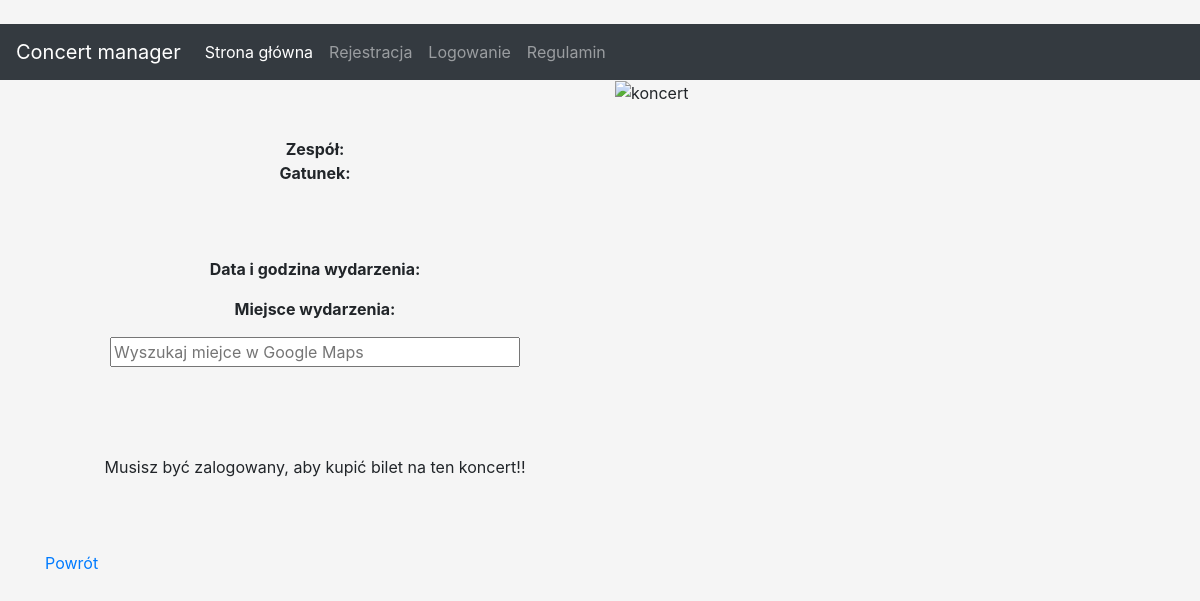
/show/6, run on an earlier commit of the app's database.
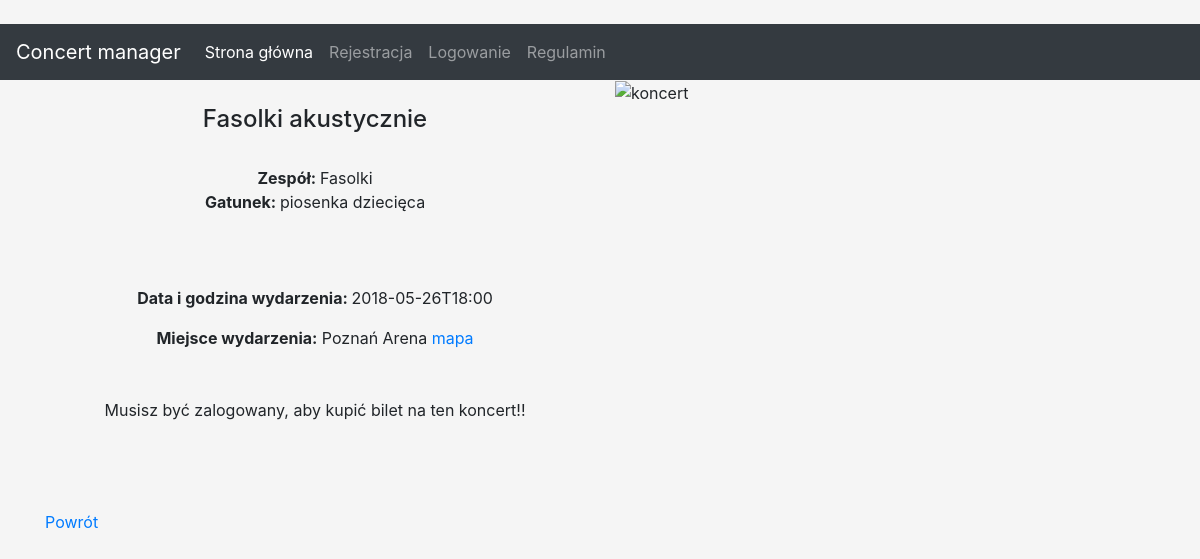
And on a later commit of the database.
### models.py (models this page shows, shortened)
class Concert(db.Model):
    __tablename__ = 'concert'
    id = Column(Integer, autoincrement=True, primary_key=True)
    band = db.Column(String(30))
    name = db.Column(db.String(100))
    opis = db.Column(String(200), default="")
    gatunek = db.Column(String(20))
    price_plyta_ticket = db.Column(db.Float)
    price_trybuny_ticket = db.Column(db.Float)
    price_gc_ticket = db.Column(db.Float)
    price_vip_ticket = db.Column(db.Float)
    nr_plyta_ticket = db.Column(Integer)
    nr_trybuny_ticket = db.Column(Integer)
    nr_gc_ticket = db.Column(Integer)
    nr_vip_ticket = db.Column(Integer)
    data = db.Column(db.String(20))
    venue = db.Column(String(30))

### views.py (the view)
@app.route('/show/<int:id>', methods=['GET', 'POST'])
def show(id):
    koncert = Concert.query.get(id)
    return render_template('koncert.html', id = id, koncert = koncert)

### templates/koncert.html (shortened to what this page needs)
{% extends "_base.html" %}
{% set page_id = 'info' %}
{% block content %}
  <div class="row">
    <div class="col-6 a" >
      <br>
      <h4>{{ koncert.name }} </h4>
        <br>
        <b>Zespół: </b>{{ koncert.band }} <br>
      <b>Gatunek: </b>{{ koncert.gatunek }} <br>
    <br>{{ koncert.opis }}<br><br>
    <p><b>Data i godzina wydarzenia: </b>{{koncert.data}}</p>
        <p><b>Miejsce wydarzenia:</b> {{koncert.venue}}
            {%if koncert.venue == "Poznań Zamek"%}
            <a href="https://goo.gl/maps/yMxREW5p11E2" target="_blank">mapa</a>
            {%elif koncert.venue == "Poznań Arena"%}
            <a href="https://goo.gl/maps/AR1JB3qTx2U2" target="_blank">mapa</a>
            {%elif koncert.venue == "Warszawa Torwar"%}
            <a href="https://goo.gl/maps/oNSUs29WeoA2" target="_blank">mapa</a>
            {%else%}
            <form action="http://www.google.pl/maps" method="get" target="_blank">
            <input type="text" name="q" placeholder="Wyszukaj miejce w Google Maps" size = "35"/>
            </form>
            {%endif%}
        <br>
        <br>
        {% if current_user.is_authenticated %}
        <div>
         <button onclick="location.href='/buy_ticket?id={{id}}'" type="button" style="margin: 15px" class="btn btn-primary">
     Kup bilet na {{koncert.band}}</button>
    </div>
              {% else %}
        <br>
        Musisz być zalogowany, aby kupić bilet na ten koncert!! <br><br>
              {% endif %}
    </div>
     <div class="col-6 b">
 <img class="img-responsive" src="http://www.cdn.ug.edu.pl/wp-content/uploads/2017/01/koncert.jpg" alt="koncert">
     </div>
  </div>
<br><br>
    <a href="/">Powrót</a>
{% endblock %}

What changed in the data, as far as the page shows it:
added Concert: name "Fasolki akustycznie", band "Fasolki", gatunek "piosenka dziecięca", data "2018-05-26T18:00", venue "Poznań Arena"
Also different on the page:
text now shown: "mapa"
